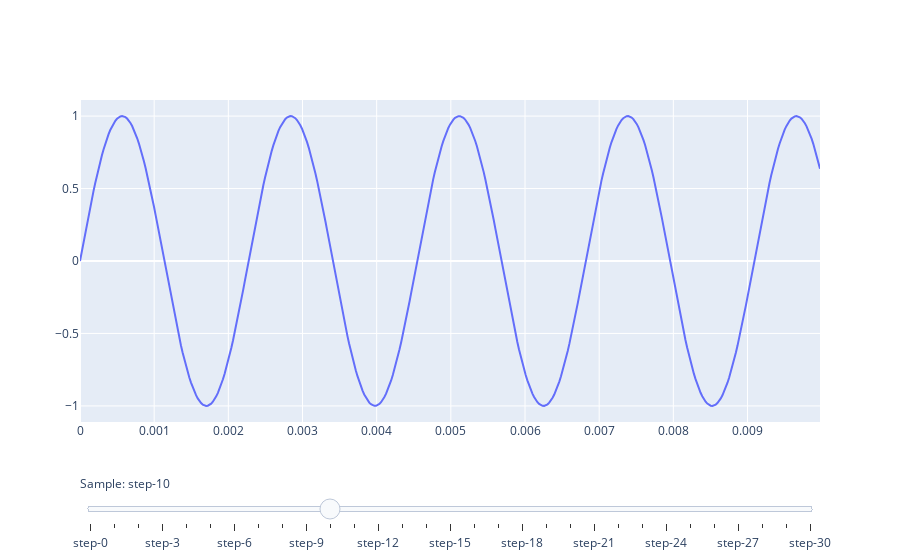

The notebook cell saved with this chart:
### Code cell
#So what if we want to create a sliding graph to demonstrate the increasing granualarity as sampling increases
statictv,staticnote = soundwave(0.01,440,44100)
movingfig = go.Figure()
movingfig.add_trace(go.Scatter(x=statictv,
                              y=staticnote,
                              name='Original Signal',
                              connectgaps=True,
                              visible=True))
#traces for slider steps
for step in np.arange(440,44100,(44100-440)/30):
    tvstep,notestep = soundwave(0.01,440,step)
    movingfig.add_trace(
        go.Scatter(x=tvstep,
                  y=notestep,
                  visible=False,
                  line=dict(shape = "linear",color='rgb(240,10,180)',dash='dot'),
                  marker=dict(symbol="star-diamond",size=4),
                  mode='lines+markers'))
#Create slider
steps=[]
for i in range(len(movingfig.data)):
    step = dict(method='update',
               args=[{'visible':[False]*len(movingfig.data)},
                    {'title':'Slider switched to step: '+str(i)}])
    step['args'][0]['visible'][i]=True
    steps.append(step)
sliders = [dict(active=10,
               currentvalue={'prefix':"Sample: "},
               pad={'t':50},
               steps=steps)]
movingfig.update_layout(sliders=sliders)

movingfig.show()

### Figure 1 — Plotly figure (JSON) as saved in the notebook; plotly's stock layout.template omitted (floating-point values rounded to 4 significant figures; data arrays with more than 128 entries replaced by an {"elided": "..."} marker saying what was removed)
{"data": [{"connectgaps": true, "name": "Original Signal", "type": "scatter", "visible": true, "x": {"elided": "441 float values"}, "y": {"elided": "441 float values"}}, {"line": {"color": "rgb(240,10,180)", "dash": "dot", "shape": "linear"}, "marker": {"size": 4, "symbol": "star-diamond"}, "mode": "lines+markers", "type": "scatter", "visible": false, "x": [0, 0.002273, 0.004545, 0.006818, 0.009091], "y": [0, -2.449e-16, -4.899e-16, -7.348e-16, -9.797e-16]}, {"line": {"color": "rgb(240,10,180)", "dash": "dot", "shape": "linear"}, "marker": {"size": 4, "symbol": "star-diamond"}, "mode": "lines+markers", "type": "scatter", "visible": false, "x": [0, 0.0005276, 0.001055, 0.001583, 0.00211, 0.002638, 0.003166, 0.003693, 0.004221, 0.004749, 0.005276, 0.005804, 0.006331, 0.006859, 0.007387, 0.007914, 0.008442, 0.008969, 0.009497], "y": [0, 0.9937, 0.2224, -0.9439, -0.4337, 0.8468, 0.6233, -0.7073, -0.7816, 0.5323, 0.9008, -0.3307, -0.9748, 0.1125, 1.0, 0.1114, -0.9751, -0.3296, 0.9013]}, {"line": {"color": "rgb(240,10,180)", "dash": "dot", "shape": "linear"}, "marker": {"size": 4, "symbol": "star-diamond"}, "mode": "lines+markers", "type": "scatter", "visible": false, "x": [0, 0.0002984, 0.0005969, 0.0008953, 0.001194, 0.001492, 0.001791, 0.002089, 0.002388, 0.002686, 0.002984, 0.003283, 0.003581, 0.00388, 0.004178, 0.004477, 0.004775, 0.005074, 0.005372, 0.005671, 0.005969, 0.006267, 0.006566, 0.006864, 0.007163, 0.007461, 0.00776, 0.008058, 0.008357, 0.008655, 0.008953, 0.009252, 0.00955, 0.009849], "y": [0, 0.7346, 0.9969, 0.6181, -0.1581, -0.8326, -0.9718, -0.486, 0.3122, 0.9097, 0.9223, 0.3418, -0.4585, -0.9639, -0.8495, -0.1889, 0.5932, 0.9939, 0.7555, 0.03125, -0.713, -0.9988, -0.6424, 0.1272, 0.8149, 0.9787, 0.5131, -0.2824, -0.8963, -0.9339, -0.371, 0.4305, 0.9551, 0.8656]}, {"line": {"color": "rgb(240,10,180)", "dash": "dot", "shape": "linear"}, "marker": {"size": 4, "symbol": "star-diamond"}, "mode": "lines+markers", "type": "scatter", "visible": false, "x": [0, 0.0002081, 0.0004161, 0.0006242, 0.0008323, 0.00104, 0.001248, 0.001457, 0.001665, 0.001873, 0.002081, 0.002289, 0.002497, 0.002705, 0.002913, 0.003121, 0.003329, 0.003537, 0.003745, 0.003953, 0.004161, 0.00437, 0.004578, 0.004786, 0.004994, 0.005202, 0.00541, 0.005618, 0.005826, 0.006034, 0.006242, 0.00645, 0.006658, 0.006866, 0.007074, 0.007283, 0.007491, 0.007699, 0.007907, 0.008115, 0.008323, 0.008531, 0.008739, 0.008947, 0.009155, 0.009363, 0.009571, 0.009779, 0.009988], "y": [0, 0.544, 0.913, 0.988, 0.7451, 0.2623, -0.3049, -0.774, -0.9939, -0.8939, -0.5062, 0.04444, 0.5808, 0.9302, 0.9802, 0.7147, 0.2192, -0.3469, -0.8013, -0.9978, -0.8731, -0.4674, 0.08878, 0.6164, 0.9456, 0.9704, 0.6829, 0.1756, -0.3883, -0.8271, -0.9998, -0.8506, -0.4276, 0.133, 0.6508, 0.9591, 0.9587, 0.6498, 0.1317, -0.4288, -0.8513, -0.9997, -0.8264, -0.3871, 0.1769, 0.6839, 0.9707, 0.9452, 0.6154]}, {"line": {"color": "rgb(240,10,180)", "dash": "dot", "shape": "linear"}, "marker": {"size": 4, "symbol": "star-diamond"}, "mode": "lines+markers", "type": "scatter", "visible": false, "x": [0, 0.0001597, 0.0003194, 0.0004791, 0.0006388, 0.0007986, 0.0009583, 0.001118, 0.001278, 0.001437, 0.001597, 0.001757, 0.001917, 0.002076, 0.002236, 0.002396, 0.002555, 0.002715, 0.002875, 0.003034, 0.003194, 0.003354, 0.003514, 0.003673, 0.003833, 0.003993, 0.004152, 0.004312, 0.004472, 0.004632, 0.004791, 0.004951, 0.005111, 0.00527, 0.00543, 0.00559, 0.00575, 0.005909, 0.006069, 0.006229, 0.006388, 0.006548, 0.006708, 0.006868, 0.007027, 0.007187, 0.007347, 0.007506, 0.007666, 0.007826, 0.007986, 0.008145, 0.008305, 0.008465, 0.008624, 0.008784, 0.008944, 0.009103, 0.009263, 0.009423, 0.009583, 0.009742, 0.009902], "y": [0, 0.4273, 0.7727, 0.9698, 0.981, 0.804, 0.4727, 0.05082, -0.3808, -0.7394, -0.9562, -0.9896, -0.8331, -0.5169, -0.1015, 0.3333, 0.7043, 0.9401, 0.9956, 0.8602, 0.5597, 0.1519, -0.285, -0.6673, -0.9216, -0.9991, -0.885, -0.6011, -0.202, 0.2359, 0.6286, 0.9006, 1.0, 0.9075, 0.641, 0.2515, -0.1862, -0.5882, -0.8774, -0.9983, -0.9277, -0.6791, -0.3004, 0.1361, 0.5464, 0.8519, 0.994, 0.9455, 0.7156, 0.3484, -0.08553, -0.5031, -0.8242, -0.9871, -0.9608, -0.7501, -0.3956, 0.03478, 0.4585, 0.7943, 0.9777, 0.9736, 0.7828]}, {"line": {"color": "rgb(240,10,180)", "dash": "dot", "shape": "linear"}, "marker": {"size": 4, "symbol": "star-diamond"}, "mode": "lines+markers", "type": "scatter", "visible": false, "x": [0, 0.0001296, 0.0002592, 0.0003888, 0.0005184, 0.0006479, 0.0007775, 0.0009071, 0.001037, 0.001166, 0.001296, 0.001425, 0.001555, 0.001685, 0.001814, 0.001944, 0.002073, 0.002203, 0.002333, 0.002462, 0.002592, 0.002721, 0.002851, 0.002981, 0.00311, 0.00324, 0.003369, 0.003499, 0.003629, 0.003758, 0.003888, 0.004017, 0.004147, 0.004276, 0.004406, 0.004536, 0.004665, 0.004795, 0.004924, 0.005054, 0.005184, 0.005313, 0.005443, 0.005572, 0.005702, 0.005832, 0.005961, 0.006091, 0.00622, 0.00635, 0.006479, 0.006609, 0.006739, 0.006868, 0.006998, 0.007127, 0.007257, 0.007387, 0.007516, 0.007646, 0.007775, 0.007905, 0.008035, 0.008164, 0.008294, 0.008423, 0.008553, 0.008683, 0.008812, 0.008942, 0.009071, 0.009201, 0.00933, 0.00946, 0.00959, 0.009719, 0.009849, 0.009978], "y": [0, 0.3506, 0.6568, 0.8795, 0.9905, 0.9758, 0.8371, 0.5922, 0.272, -0.08269, -0.4269, -0.7169, -0.9158, -0.9985, -0.9544, -0.789, -0.5235, -0.1915, 0.1648, 0.5002, 0.7721, 0.9459, 0.9996, 0.9264, 0.7355, 0.4513, 0.1097, -0.2458, -0.5701, -0.822, -0.9695, -0.9939, -0.8921, -0.677, -0.3759, -0.02714, 0.3251, 0.6361, 0.8663, 0.9864, 0.9814, 0.8517, 0.6138, 0.298, -0.05561, -0.4022, -0.6977, -0.9046, -0.9966, -0.9621, -0.8054, -0.5464, -0.2181, 0.138, 0.4765, 0.7545, 0.9367, 1.0, 0.9363, 0.7536, 0.4753, 0.1366, -0.2194, -0.5476, -0.8062, -0.9625, -0.9965, -0.904, -0.6967, -0.4009, -0.05426, 0.2993, 0.6149, 0.8524, 0.9816, 0.9862, 0.8656, 0.635]}, {"line": {"color": "rgb(240,10,180)", "dash": "dot", "shape": "linear"}, "marker": {"size": 4, "symbol": "star-diamond"}, "mode": "lines+markers", "type": "scatter", "visible": false, "x": [0, 0.000109, 0.0002181, 0.0003271, 0.0004361, 0.0005451, 0.0006542, 0.0007632, 0.0008722, 0.0009812, 0.00109, 0.001199, 0.001308, 0.001417, 0.001526, 0.001635, 0.001744, 0.001853, 0.001962, 0.002072, 0.002181, 0.00229, 0.002399, 0.002508, 0.002617, 0.002726, 0.002835, 0.002944, 0.003053, 0.003162, 0.003271, 0.00338, 0.003489, 0.003598, 0.003707, 0.003816, 0.003925, 0.004034, 0.004143, 0.004252, 0.004361, 0.00447, 0.004579, 0.004688, 0.004797, 0.004906, 0.005015, 0.005124, 0.005233, 0.005342, 0.005451, 0.00556, 0.005669, 0.005778, 0.005887, 0.005997, 0.006106, 0.006215, 0.006324, 0.006433, 0.006542, 0.006651, 0.00676, 0.006869, 0.006978, 0.007087, 0.007196, 0.007305, 0.007414, 0.007523, 0.007632, 0.007741, 0.00785, 0.007959, 0.008068, 0.008177, 0.008286, 0.008395, 0.008504, 0.008613, 0.008722, 0.008831, 0.00894, 0.009049, 0.009158, 0.009267, 0.009376, 0.009485, 0.009594, 0.009703, 0.009812, 0.009922], "y": [0, 0.2969, 0.567, 0.786, 0.9341, 0.998, 0.9719, 0.8582, 0.6671, 0.4158, 0.1271, -0.1731, -0.4577, -0.701, -0.8811, -0.9818, -0.9939, -0.9164, -0.7563, -0.528, -0.2521, 0.04657, 0.341, 0.6047, 0.8139, 0.9497, 0.9999, 0.9599, 0.8333, 0.6316, 0.373, 0.08075, -0.2188, -0.4986, -0.7335, -0.9022, -0.9896, -0.9877, -0.8968, -0.725, -0.4879, -0.2068, 0.09303, 0.3844, 0.6412, 0.8401, 0.9632, 0.9996, 0.9458, 0.8067, 0.5949, 0.3294, 0.03425, -0.264, -0.5384, -0.7643, -0.9213, -0.9952, -0.9794, -0.8752, -0.6922, -0.4467, -0.161, 0.1393, 0.427, 0.6762, 0.8644, 0.9747, 0.9971, 0.9296, 0.7783, 0.5568, 0.2851, -0.01233, -0.3086, -0.5771, -0.7935, -0.9384, -0.9987, -0.9689, -0.8518, -0.6578, -0.4046, -0.1148, 0.1853, 0.4686, 0.7098, 0.8869, 0.9841, 0.9925, 0.9114, 0.7482]}, {"line": {"color": "rgb(240,10,180)", "dash": "dot", "shape": "linear"}, "marker": {"size": 4, "symbol": "star-diamond"}, "mode": "lines+markers", "type": "scatter", "visible": false, "x": [0, 9.41e-05, 0.0001882, 0.0002823, 0.0003764, 0.0004705, 0.0005646, 0.0006587, 0.0007528, 0.0008469, 0.000941, 0.001035, 0.001129, 0.001223, 0.001317, 0.001411, 0.001506, 0.0016, 0.001694, 0.001788, 0.001882, 0.001976, 0.00207, 0.002164, 0.002258, 0.002352, 0.002447, 0.002541, 0.002635, 0.002729, 0.002823, 0.002917, 0.003011, 0.003105, 0.003199, 0.003293, 0.003387, 0.003482, 0.003576, 0.00367, 0.003764, 0.003858, 0.003952, 0.004046, 0.00414, 0.004234, 0.004328, 0.004423, 0.004517, 0.004611, 0.004705, 0.004799, 0.004893, 0.004987, 0.005081, 0.005175, 0.005269, 0.005364, 0.005458, 0.005552, 0.005646, 0.00574, 0.005834, 0.005928, 0.006022, 0.006116, 0.00621, 0.006304, 0.006399, 0.006493, 0.006587, 0.006681, 0.006775, 0.006869, 0.006963, 0.007057, 0.007151, 0.007245, 0.00734, 0.007434, 0.007528, 0.007622, 0.007716, 0.00781, 0.007904, 0.007998, 0.008092, 0.008186, 0.008281, 0.008375, 0.008469, 0.008563, 0.008657, 0.008751, 0.008845, 0.008939, 0.009033, 0.009127, 0.009222, 0.009316, 0.00941, 0.009504, 0.009598, 0.009692, 0.009786, 0.00988, 0.009974], "y": [0, 0.2572, 0.4971, 0.7036, 0.8627, 0.9637, 1.0, 0.9689, 0.8726, 0.7176, 0.5143, 0.2764, 0.0199, -0.2379, -0.4798, -0.6893, -0.8525, -0.9582, -0.9996, -0.9736, -0.8821, -0.7313, -0.5313, -0.2955, -0.0398, 0.2186, 0.4622, 0.6747, 0.8419, 0.9524, 0.9988, 0.978, 0.8913, 0.7447, 0.548, 0.3144, 0.05968, -0.1991, -0.4445, -0.6599, -0.831, -0.9461, -0.9976, -0.9819, -0.9002, -0.7579, -0.5646, -0.3333, -0.07953, 0.1795, 0.4265, 0.6448, 0.8197, 0.9395, 0.996, 0.9855, 0.9087, 0.7707, 0.5809, 0.352, 0.09936, -0.1599, -0.4085, -0.6295, -0.8082, -0.9325, -0.994, -0.9887, -0.9168, -0.7832, -0.597, -0.3705, -0.1191, 0.1402, 0.3902, 0.6139, 0.7963, 0.9251, 0.9916, 0.9915, 0.9246, 0.7955, 0.6128, 0.3889, 0.1389, -0.1205, -0.3718, -0.5981, -0.7841, -0.9173, -0.9889, -0.9939, -0.932, -0.8074, -0.6284, -0.4072, -0.1586, 0.1007, 0.3533, 0.582, 0.7716, 0.9092, 0.9857, 0.9959, 0.939, 0.8189, 0.6438]}, {"line": {"color": "rgb(240,10,180)", "dash": "dot", "shape": "linear"}, "marker": {"size": 4, "symbol": "star-diamond"}, "mode": "lines+markers", "type": "scatter", "visible": false, "x": [0, 8.276e-05, 0.0001655, 0.0002483, 0.0003311, 0.0004138, 0.0004966, 0.0005793, 0.0006621, 0.0007449, 0.0008276, 0.0009104, 0.0009932, 0.001076, 0.001159, 0.001241, 0.001324, 0.001407, 0.00149, 0.001573, 0.001655, 0.001738, 0.001821, 0.001904, 0.001986, 0.002069, 0.002152, 0.002235, 0.002317, 0.0024, 0.002483, 0.002566, 0.002648, 0.002731, 0.002814, 0.002897, 0.002979, 0.003062, 0.003145, 0.003228, 0.003311, 0.003393, 0.003476, 0.003559, 0.003642, 0.003724, 0.003807, 0.00389, 0.003973, 0.004055, 0.004138, 0.004221, 0.004304, 0.004386, 0.004469, 0.004552, 0.004635, 0.004718, 0.0048, 0.004883, 0.004966, 0.005049, 0.005131, 0.005214, 0.005297, 0.00538, 0.005462, 0.005545, 0.005628, 0.005711, 0.005793, 0.005876, 0.005959, 0.006042, 0.006124, 0.006207, 0.00629, 0.006373, 0.006456, 0.006538, 0.006621, 0.006704, 0.006787, 0.006869, 0.006952, 0.007035, 0.007118, 0.0072, 0.007283, 0.007366, 0.007449, 0.007531, 0.007614, 0.007697, 0.00778, 0.007863, 0.007945, 0.008028, 0.008111, 0.008194, 0.008276, 0.008359, 0.008442, 0.008525, 0.008607, 0.00869, 0.008773, 0.008856, 0.008938, 0.009021, 0.009104, 0.009187, 0.009269, 0.009352, 0.009435, 0.009518, 0.009601, 0.009683, 0.009766, 0.009849, 0.009932], "y": [0, 0.2268, 0.4418, 0.6338, 0.7927, 0.9103, 0.9805, 0.9995, 0.9665, 0.8831, 0.7536, 0.5849, 0.3856, 0.1663, -0.06167, -0.2864, -0.4963, -0.6803, -0.8288, -0.9341, -0.9907, -0.9957, -0.9488, -0.8524, -0.7116, -0.5337, -0.328, -0.1052, 0.1231, 0.345, 0.5489, 0.7242, 0.8617, 0.9543, 0.9972, 0.9881, 0.9275, 0.8186, 0.6669, 0.4806, 0.2691, 0.04367, -0.1841, -0.4022, -0.5994, -0.7653, -0.8914, -0.9709, -0.9999, -0.9768, -0.9027, -0.7816, -0.6197, -0.4256, -0.2092, 0.01803, 0.2443, 0.4579, 0.6476, 0.8036, 0.9176, 0.9839, 0.9988, 0.9617, 0.8744, 0.7416, 0.5701, 0.3689, 0.1485, -0.07965, -0.3037, -0.5119, -0.6934, -0.8387, -0.9404, -0.993, -0.9939, -0.943, -0.8429, -0.6988, -0.5184, -0.3109, -0.08725, 0.141, 0.3619, 0.5639, 0.7365, 0.8707, 0.9596, 0.9984, 0.9852, 0.9206, 0.8081, 0.6534, 0.4647, 0.2517, 0.02565, -0.2018, -0.4187, -0.6137, -0.7768, -0.8994, -0.9751, -1.0, -0.9727, -0.8948, -0.7702, -0.6055, -0.4092, -0.1916, 0.03605, 0.2618, 0.4739, 0.6612, 0.8142, 0.9246, 0.9869, 0.9978, 0.9566, 0.8656, 0.7294]}, {"line": {"color": "rgb(240,10,180)", "dash": "dot", "shape": "linear"}, "marker": {"size": 4, "symbol": "star-diamond"}, "mode": "lines+markers", "type": "scatter", "visible": false, "x": {"elided": "136 float values"}, "y": {"elided": "136 float values"}}, {"line": {"color": "rgb(240,10,180)", "dash": "dot", "shape": "linear"}, "marker": {"size": 4, "symbol": "star-diamond"}, "mode": "lines+markers", "type": "scatter", "visible": false, "x": {"elided": "150 float values"}, "y": {"elided": "150 float values"}}, {"line": {"color": "rgb(240,10,180)", "dash": "dot", "shape": "linear"}, "marker": {"size": 4, "symbol": "star-diamond"}, "mode": "lines+markers", "type": "scatter", "visible": false, "x": {"elided": "165 float values"}, "y": {"elided": "165 float values"}}, {"line": {"color": "rgb(240,10,180)", "dash": "dot", "shape": "linear"}, "marker": {"size": 4, "symbol": "star-diamond"}, "mode": "lines+markers", "type": "scatter", "visible": false, "x": {"elided": "180 float values"}, "y": {"elided": "180 float values"}}, {"line": {"color": "rgb(240,10,180)", "dash": "dot", "shape": "linear"}, "marker": {"size": 4, "symbol": "star-diamond"}, "mode": "lines+markers", "type": "scatter", "visible": false, "x": {"elided": "194 float values"}, "y": {"elided": "194 float values"}}, {"line": {"color": "rgb(240,10,180)", "dash": "dot", "shape": "linear"}, "marker": {"size": 4, "symbol": "star-diamond"}, "mode": "lines+markers", "type": "scatter", "visible": false, "x": {"elided": "209 float values"}, "y": {"elided": "209 float values"}}, {"line": {"color": "rgb(240,10,180)", "dash": "dot", "shape": "linear"}, "marker": {"size": 4, "symbol": "star-diamond"}, "mode": "lines+markers", "type": "scatter", "visible": false, "x": {"elided": "223 float values"}, "y": {"elided": "223 float values"}}, {"line": {"color": "rgb(240,10,180)", "dash": "dot", "shape": "linear"}, "marker": {"size": 4, "symbol": "star-diamond"}, "mode": "lines+markers", "type": "scatter", "visible": false, "x": {"elided": "238 float values"}, "y": {"elided": "238 float values"}}, {"line": {"color": "rgb(240,10,180)", "dash": "dot", "shape": "linear"}, "marker": {"size": 4, "symbol": "star-diamond"}, "mode": "lines+markers", "type": "scatter", "visible": false, "x": {"elided": "252 float values"}, "y": {"elided": "252 float values"}}, {"line": {"color": "rgb(240,10,180)", "dash": "dot", "shape": "linear"}, "marker": {"size": 4, "symbol": "star-diamond"}, "mode": "lines+markers", "type": "scatter", "visible": false, "x": {"elided": "267 float values"}, "y": {"elided": "267 float values"}}, {"line": {"color": "rgb(240,10,180)", "dash": "dot", "shape": "linear"}, "marker": {"size": 4, "symbol": "star-diamond"}, "mode": "lines+markers", "type": "scatter", "visible": false, "x": {"elided": "281 float values"}, "y": {"elided": "281 float values"}}, {"line": {"color": "rgb(240,10,180)", "dash": "dot", "shape": "linear"}, "marker": {"size": 4, "symbol": "star-diamond"}, "mode": "lines+markers", "type": "scatter", "visible": false, "x": {"elided": "296 float values"}, "y": {"elided": "296 float values"}}, {"line": {"color": "rgb(240,10,180)", "dash": "dot", "shape": "linear"}, "marker": {"size": 4, "symbol": "star-diamond"}, "mode": "lines+markers", "type": "scatter", "visible": false, "x": {"elided": "311 float values"}, "y": {"elided": "311 float values"}}, {"line": {"color": "rgb(240,10,180)", "dash": "dot", "shape": "linear"}, "marker": {"size": 4, "symbol": "star-diamond"}, "mode": "lines+markers", "type": "scatter", "visible": false, "x": {"elided": "325 float values"}, "y": {"elided": "325 float values"}}, {"line": {"color": "rgb(240,10,180)", "dash": "dot", "shape": "linear"}, "marker": {"size": 4, "symbol": "star-diamond"}, "mode": "lines+markers", "type": "scatter", "visible": false, "x": {"elided": "340 float values"}, "y": {"elided": "340 float values"}}, {"line": {"color": "rgb(240,10,180)", "dash": "dot", "shape": "linear"}, "marker": {"size": 4, "symbol": "star-diamond"}, "mode": "lines+markers", "type": "scatter", "visible": false, "x": {"elided": "354 float values"}, "y": {"elided": "354 float values"}}, {"line": {"color": "rgb(240,10,180)", "dash": "dot", "shape": "linear"}, "marker": {"size": 4, "symbol": "star-diamond"}, "mode": "lines+markers", "type": "scatter", "visible": false, "x": {"elided": "369 float values"}, "y": {"elided": "369 float values"}}, {"line": {"color": "rgb(240,10,180)", "dash": "dot", "shape": "linear"}, "marker": {"size": 4, "symbol": "star-diamond"}, "mode": "lines+markers", "type": "scatter", "visible": false, "x": {"elided": "383 float values"}, "y": {"elided": "383 float values"}}, {"line": {"color": "rgb(240,10,180)", "dash": "dot", "shape": "linear"}, "marker": {"size": 4, "symbol": "star-diamond"}, "mode": "lines+markers", "type": "scatter", "visible": false, "x": {"elided": "398 float values"}, "y": {"elided": "398 float values"}}, {"line": {"color": "rgb(240,10,180)", "dash": "dot", "shape": "linear"}, "marker": {"size": 4, "symbol": "star-diamond"}, "mode": "lines+markers", "type": "scatter", "visible": false, "x": {"elided": "412 float values"}, "y": {"elided": "412 float values"}}, {"line": {"color": "rgb(240,10,180)", "dash": "dot", "shape": "linear"}, "marker": {"size": 4, "symbol": "star-diamond"}, "mode": "lines+markers", "type": "scatter", "visible": false, "x": {"elided": "427 float values"}, "y": {"elided": "427 float values"}}], "layout": {"sliders": [{"active": 10, "currentvalue": {"prefix": "Sample: "}, "pad": {"t": 50}, "steps": [{"args": [{"visible": [true, false, false, false, false, false, false, false, false, false, false, false, false, false, false, false, false, false, false, false, false, false, false, false, false, false, false, false, false, false, false]}, {"title": "Slider switched to step: 0"}], "method": "update"}, {"args": [{"visible": [false, true, false, false, false, false, false, false, false, false, false, false, false, false, false, false, false, false, false, false, false, false, false, false, false, false, false, false, false, false, false]}, {"title": "Slider switched to step: 1"}], "method": "update"}, {"args": [{"visible": [false, false, true, false, false, false, false, false, false, false, false, false, false, false, false, false, false, false, false, false, false, false, false, false, false, false, false, false, false, false, false]}, {"title": "Slider switched to step: 2"}], "method": "update"}, {"args": [{"visible": [false, false, false, true, false, false, false, false, false, false, false, false, false, false, false, false, false, false, false, false, false, false, false, false, false, false, false, false, false, false, false]}, {"title": "Slider switched to step: 3"}], "method": "update"}, {"args": [{"visible": [false, false, false, false, true, false, false, false, false, false, false, false, false, false, false, false, false, false, false, false, false, false, false, false, false, false, false, false, false, false, false]}, {"title": "Slider switched to step: 4"}], "method": "update"}, {"args": [{"visible": [false, false, false, false, false, true, false, false, false, false, false, false, false, false, false, false, false, false, false, false, false, false, false, false, false, false, false, false, false, false, false]}, {"title": "Slider switched to step: 5"}], "method": "update"}, {"args": [{"visible": [false, false, false, false, false, false, true, false, false, false, false, false, false, false, false, false, false, false, false, false, false, false, false, false, false, false, false, false, false, false, false]}, {"title": "Slider switched to step: 6"}], "method": "update"}, {"args": [{"visible": [false, false, false, false, false, false, false, true, false, false, false, false, false, false, false, false, false, false, false, false, false, false, false, false, false, false, false, false, false, false, false]}, {"title": "Slider switched to step: 7"}], "method": "update"}, {"args": [{"visible": [false, false, false, false, false, false, false, false, true, false, false, false, false, false, false, false, false, false, false, false, false, false, false, false, false, false, false, false, false, false, false]}, {"title": "Slider switched to step: 8"}], "method": "update"}, {"args": [{"visible": [false, false, false, false, false, false, false, false, false, true, false, false, false, false, false, false, false, false, false, false, false, false, false, false, false, false, false, false, false, false, false]}, {"title": "Slider switched to step: 9"}], "method": "update"}, {"args": [{"visible": [false, false, false, false, false, false, false, false, false, false, true, false, false, false, false, false, false, false, false, false, false, false, false, false, false, false, false, false, false, false, false]}, {"title": "Slider switched to step: 10"}], "method": "update"}, {"args": [{"visible": [false, false, false, false, false, false, false, false, false, false, false, true, false, false, false, false, false, false, false, false, false, false, false, false, false, false, false, false, false, false, false]}, {"title": "Slider switched to step: 11"}], "method": "update"}, {"args": [{"visible": [false, false, false, false, false, false, false, false, false, false, false, false, true, false, false, false, false, false, false, false, false, false, false, false, false, false, false, false, false, false, false]}, {"title": "Slider switched to step: 12"}], "method": "update"}, {"args": [{"visible": [false, false, false, false, false, false, false, false, false, false, false, false, false, true, false, false, false, false, false, false, false, false, false, false, false, false, false, false, false, false, false]}, {"title": "Slider switched to step: 13"}], "method": "update"}, {"args": [{"visible": [false, false, false, false, false, false, false, false, false, false, false, false, false, false, true, false, false, false, false, false, false, false, false, false, false, false, false, false, false, false, false]}, {"title": "Slider switched to step: 14"}], "method": "update"}, {"args": [{"visible": [false, false, false, false, false, false, false, false, false, false, false, false, false, false, false, true, false, false, false, false, false, false, false, false, false, false, false, false, false, false, false]}, {"title": "Slider switched to step: 15"}], "method": "update"}, {"args": [{"visible": [false, false, false, false, false, false, false, false, false, false, false, false, false, false, false, false, true, false, false, false, false, false, false, false, false, false, false, false, false, false, false]}, {"title": "Slider switched to step: 16"}], "method": "update"}, {"args": [{"visible": [false, false, false, false, false, false, false, false, false, false, false, false, false, false, false, false, false, true, false, false, false, false, false, false, false, false, false, false, false, false, false]}, {"title": "Slider switched to step: 17"}], "method": "update"}, {"args": [{"visible": [false, false, false, false, false, false, false, false, false, false, false, false, false, false, false, false, false, false, true, false, false, false, false, false, false, false, false, false, false, false, false]}, {"title": "Slider switched to step: 18"}], "method": "update"}, {"args": [{"visible": [false, false, false, false, false, false, false, false, false, false, false, false, false, false, false, false, false, false, false, true, false, false, false, false, false, false, false, false, false, false, false]}, {"title": "Slider switched to step: 19"}], "method": "update"}, {"args": [{"visible": [false, false, false, false, false, false, false, false, false, false, false, false, false, false, false, false, false, false, false, false, true, false, false, false, false, false, false, false, false, false, false]}, {"title": "Slider switched to step: 20"}], "method": "update"}, {"args": [{"visible": [false, false, false, false, false, false, false, false, false, false, false, false, false, false, false, false, false, false, false, false, false, true, false, false, false, false, false, false, false, false, false]}, {"title": "Slider switched to step: 21"}], "method": "update"}, {"args": [{"visible": [false, false, false, false, false, false, false, false, false, false, false, false, false, false, false, false, false, false, false, false, false, false, true, false, false, false, false, false, false, false, false]}, {"title": "Slider switched to step: 22"}], "method": "update"}, {"args": [{"visible": [false, false, false, false, false, false, false, false, false, false, false, false, false, false, false, false, false, false, false, false, false, false, false, true, false, false, false, false, false, false, false]}, {"title": "Slider switched to step: 23"}], "method": "update"}, {"args": [{"visible": [false, false, false, false, false, false, false, false, false, false, false, false, false, false, false, false, false, false, false, false, false, false, false, false, true, false, false, false, false, false, false]}, {"title": "Slider switched to step: 24"}], "method": "update"}, {"args": [{"visible": [false, false, false, false, false, false, false, false, false, false, false, false, false, false, false, false, false, false, false, false, false, false, false, false, false, true, false, false, false, false, false]}, {"title": "Slider switched to step: 25"}], "method": "update"}, {"args": [{"visible": [false, false, false, false, false, false, false, false, false, false, false, false, false, false, false, false, false, false, false, false, false, false, false, false, false, false, true, false, false, false, false]}, {"title": "Slider switched to step: 26"}], "method": "update"}, {"args": [{"visible": [false, false, false, false, false, false, false, false, false, false, false, false, false, false, false, false, false, false, false, false, false, false, false, false, false, false, false, true, false, false, false]}, {"title": "Slider switched to step: 27"}], "method": "update"}, {"args": [{"visible": [false, false, false, false, false, false, false, false, false, false, false, false, false, false, false, false, false, false, false, false, false, false, false, false, false, false, false, false, true, false, false]}, {"title": "Slider switched to step: 28"}], "method": "update"}, {"args": [{"visible": [false, false, false, false, false, false, false, false, false, false, false, false, false, false, false, false, false, false, false, false, false, false, false, false, false, false, false, false, false, true, false]}, {"title": "Slider switched to step: 29"}], "method": "update"}, {"args": [{"visible": [false, false, false, false, false, false, false, false, false, false, false, false, false, false, false, false, false, false, false, false, false, false, false, false, false, false, false, false, false, false, true]}, {"title": "Slider switched to step: 30"}], "method": "update"}]}]}}
